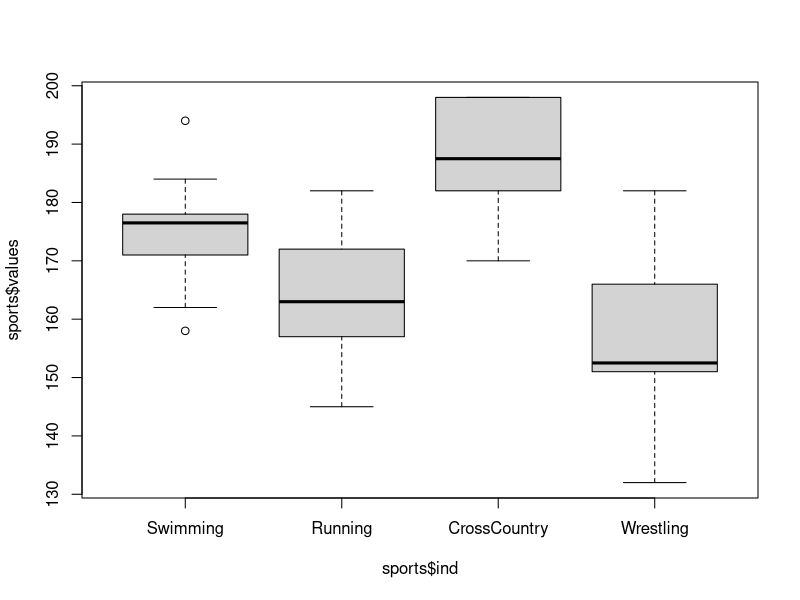
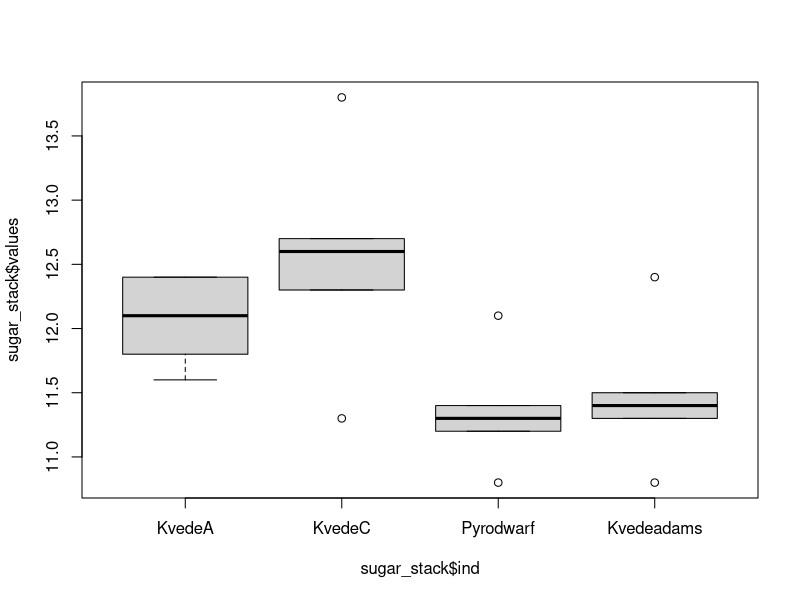

Write the R code that produced these figures, in order.
## ---- chunk 1
# Create Variables:
Swimming <- c(177, 178, 177, 162, 158, 184, 194, 171, 176, 171)
Running <- c(180, 152, 182, 157, 171, 172, 164, 145, 162, 157)
CrossCountry <- c(198, 184, 192, 191, 182, 183, 198, 198, 178, 170)
Wrestling <- c(166, 153, 164, 132, 152, 151, 182, 166, 152, 145)

# Create data frame with the variables:
volumes <- data.frame(Swimming, Running, CrossCountry, Wrestling)

# Show dimension and data frame:
cat("Dimenssion (size, groups): ", dim(volumes))
cat("\n\n")
volumes
## ---- chunk 2
x <- c(1, 2, 6)
y <- c(2, 4, 6)
data <- data.frame(x, y)
## ---- chunk 3
linear_model = lm(data$y~data$x)
linear_model
## ---- chunk 4
summary(linear_model)
## ---- chunk 5
anova(linear_model)
## ---- chunk 6
# Exercise 1a):

cat("Y_3_2 := Athlete 2, Soprt 3 (CrossCountry):", volumes[2, 3])
cat("\nY_2_3 := Athlete 3, Soprt 2 (Running):", volumes[3, 2])
## ---- chunk 7
# Exercise 1d):

cat("Estimate mean for group 1 (Swimming): ", mean(volumes$Swimming),
    "\nEstimate variance for group 1 (Swimming): ", var(volumes$Swimming),
    "\nEstimate standard deviation for group 1 (Swimming): ", sd(volumes$Swimming),
    "\n",
    "\nEstimate mean for group 2 (Running): ", mean(volumes$Running),
    "\nEstimate variance for group 2 (Running): ", var(volumes$Running),
    "\nEstimate standard deviation for group 2 (Running): ", sd(volumes$Running),
    "\n",
    "\nEstimate mean for group 3 (CrossCountry): ", mean(volumes$CrossCountry),
    "\nEstimate variance for group 3 (CrossCountry): ", var(volumes$CrossCountry),
    "\nEstimate standard deviation for group 3 (CrossCountry): ", sd(volumes$CrossCountry),
    "\n",
    "\nEstimate mean for group 4 (Wrestling): ", mean(volumes$Wrestling),
    "\nEstimate variance for group 4 (Wrestling): ", var(volumes$Wrestling),
    "\nEstimate standard deviation for group 4 (Wrestling): ", sd(volumes$Wrestling))
## ---- chunk 8
# Exercise 1e):

sports <- stack(volumes)  # or unstack()
cat("Mean of values: ", mean(sports$values),
    "\nVariance of values: ", var(sports$values),
    "\nStandard Deviation of values :", sd(sports$values))
## ---- chunk 9
# Exercise 1f):

boxplot(sports$values~sports$ind)
## ---- chunk 10
# Exercise 1g):

cat("Swimmer (j=7, i=1) has volume: ", volumes[7, 1],
    "\nSwimming mean: ", mean(volumes$Swimming),
    "\nResidual of Swimmer 7:", volumes[7, 1] - mean(volumes$Swimming),
    "\n",
    "\nWrestler (j=4, i=4) has volume: ", volumes[4, 4],
    "\nWrestling mean: ", mean(volumes$Wrestling),
    "\nResidual of Wrestler 4:", volumes[4, 4] - mean(volumes$Wrestling))
## ---- chunk 11
# Exercise 1i):

########### Calculating Explained Sum of Square ESS:
ESS <- 0
k <- 4

for (i in 1:k){
  ESS <- ESS + (nrow(volumes[i]) * ( mean(volumes[ , i]) - mean(sports$values) )^2 )
}

ESS_df = k-1
MSF <- ESS/ESS_df

cat("The Explained Sum of Square is ", ESS, "\nThe ESS's degree of freedom is ", ESS_df, 
    "\nThe Mean Square Factor MSF is ", MSF)

########### Calculating Residual Sum of Square RSS:
RSS <- 0
n <- 10

for (i in 1:k){
  for (j in 1:n){
    RSS <- RSS + (volumes[j , i] - mean(volumes[ , i]))^2
  }
}

RSS_df = k*n - k
MSE <- RSS/RSS_df
  
cat("\n\nThe Residual Sum of Square is ", RSS, "\nThe RSS's degree of freedom is ", RSS_df,
    "\nThe Mean Square Error MSE is ", MSE)

########### Calculating F-statistic:
cat("\n\nThe F-Statistic is ", MSF/MSE)
cat("\n\nThe F_0.05_4_30 = ", qf(0.95, k-1, n*k-k))
## ---- chunk 12
# Exercise 1i):

model <- lm(sports$values~sports$ind)
anova(model)
## ---- chunk 13
# Exercise 1i):

summary(model)
## ---- chunk 14
# Exercise 3:

KvedeA <- c(12.1, 12.1, 12.4, 11.8, 11.6, 12.4)
KvedeC <- c(12.7, 12.7, 12.3, 13.8, 12.5, 11.3)
Pyrodwarf <- c(11.3, 11.2, 12.1, 11.3, 10.8, 11.4)
Kvedeadams <- c(12.4, 11.5, 11.4, 11.4, 10.8, 11.3)

sugar <- data.frame(KvedeA, KvedeC, Pyrodwarf, Kvedeadams)
sugar_stack <- stack(sugar)

boxplot(sugar_stack$values~sugar_stack$ind)
## ---- chunk 15
# Exercise 3i):

########### Calculating Explained Sum of Square ESS:
FSS <- 0
k <- 4
n <- 6

for (i in 1:k){
  FSS <- FSS + (nrow(sugar[i]) * ( mean(sugar[ , i]) - mean(sugar_stack$values) )^2 )
}

FSS_df = k-1
MSF <- FSS/FSS_df

cat("The Explained Sum of Square is ", FSS, "\nThe ESS's degree of freedom is ", FSS_df, 
    "\nThe Mean Square Factor MSF is ", MSF)

########### Calculating Residual Sum of Square RSS:
RSS <- 0

for (i in 1:k){
  for (j in 1:n){
    RSS <- RSS + (sugar[j , i] - mean(sugar[ , i]))^2
  }
}

RSS_df = k*n - k
MSE <- RSS/RSS_df
  
cat("\n\nThe Residual Sum of Square is ", RSS, "\nThe RSS's degree of freedom is ", RSS_df,
    "\nThe Mean Square Error MSE is ", MSE)

########### Calculating F-statistic:
cat("\n\nThe F-Statistic is ", MSF/MSE)
cat("\n\nThe F_0.05_4_6 = ", qf(0.95, 4, 6))
## ---- chunk 16
model <- lm(sugar_stack$values~sugar_stack$ind)
anova(model)
